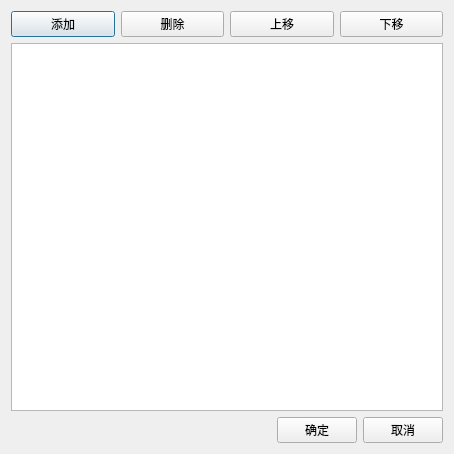
<?xml version="1.0" encoding="UTF-8"?>
<ui version="4.0">
 <class>BCExProcessDialog</class>
 <widget class="QDialog" name="BCExProcessDialog">
  <property name="geometry">
   <rect>
    <x>0</x>
    <y>0</y>
    <width>454</width>
    <height>454</height>
   </rect>
  </property>
  <property name="windowTitle">
   <string>外部工具设置</string>
  </property>
  <layout class="QVBoxLayout" name="verticalLayout">
   <item>
    <layout class="QHBoxLayout" name="horizontalLayout">
     <item>
      <widget class="QPushButton" name="pushButton_1">
       <property name="font">
        <font>
         <family>微软雅黑</family>
        </font>
       </property>
       <property name="text">
        <string>添加</string>
       </property>
      </widget>
     </item>
     <item>
      <widget class="QPushButton" name="pushButton_2">
       <property name="font">
        <font>
         <family>微软雅黑</family>
        </font>
       </property>
       <property name="text">
        <string>删除</string>
       </property>
      </widget>
     </item>
     <item>
      <widget class="QPushButton" name="pushButton_3">
       <property name="font">
        <font>
         <family>微软雅黑</family>
        </font>
       </property>
       <property name="text">
        <string>上移</string>
       </property>
      </widget>
     </item>
     <item>
      <widget class="QPushButton" name="pushButton_4">
       <property name="font">
        <font>
         <family>微软雅黑</family>
        </font>
       </property>
       <property name="text">
        <string>下移</string>
       </property>
      </widget>
     </item>
    </layout>
   </item>
   <item>
    <widget class="QTableWidget" name="tableWidget">
     <property name="font">
      <font>
       <family>微软雅黑</family>
      </font>
     </property>
     <property name="verticalScrollBarPolicy">
      <enum>Qt::ScrollBarAsNeeded</enum>
     </property>
     <property name="horizontalScrollBarPolicy">
      <enum>Qt::ScrollBarAlwaysOff</enum>
     </property>
    </widget>
   </item>
   <item>
    <layout class="QHBoxLayout" name="horizontalLayout_2">
     <item>
      <spacer name="horizontalSpacer">
       <property name="orientation">
        <enum>Qt::Horizontal</enum>
       </property>
       <property name="sizeHint" stdset="0">
        <size>
         <width>40</width>
         <height>20</height>
        </size>
       </property>
      </spacer>
     </item>
     <item>
      <widget class="QPushButton" name="m_pOKBtn">
       <property name="font">
        <font>
         <family>微软雅黑</family>
        </font>
       </property>
       <property name="text">
        <string>确定</string>
       </property>
      </widget>
     </item>
     <item>
      <widget class="QPushButton" name="m_pCancelBtn">
       <property name="font">
        <font>
         <family>微软雅黑</family>
        </font>
       </property>
       <property name="text">
        <string>取消</string>
       </property>
      </widget>
     </item>
    </layout>
   </item>
  </layout>
 </widget>
 <resources/>
 <connections/>
</ui>
